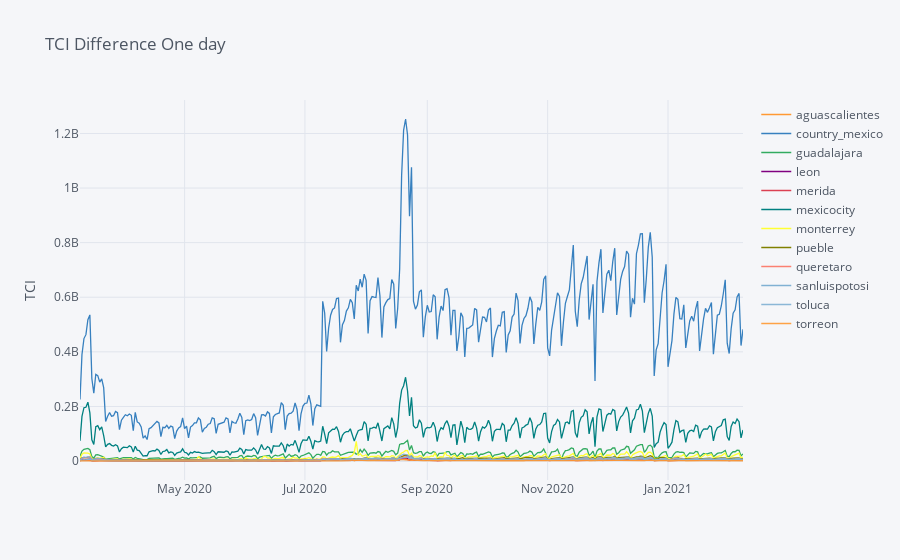

The notebook cell this image was saved under:
### Code cell
df_sel[['date', 'observed', 'region_slug']] \
    .pivot(index='date', columns='region_slug', values='observed') \
    .iplot(
    #theme='custom',
    yTitle='TCI',
    title='TCI Difference One day',
)

### Figure 1 — Plotly figure (JSON) as saved in the notebook; plotly's stock layout.template omitted (floating-point values rounded to 4 significant figures; data arrays with more than 128 entries replaced by an {"elided": "..."} marker saying what was removed)
{"data": [{"line": {"color": "rgba(255, 153, 51, 1.0)", "dash": "solid", "shape": "linear", "width": 1.3}, "mode": "lines", "name": "aguascalientes", "text": "", "type": "scatter", "x": {"elided": "337 str values"}, "y": {"elided": "337 int values"}}, {"line": {"color": "rgba(55, 128, 191, 1.0)", "dash": "solid", "shape": "linear", "width": 1.3}, "mode": "lines", "name": "country_mexico", "text": "", "type": "scatter", "x": {"elided": "337 str values"}, "y": {"elided": "337 int values"}}, {"line": {"color": "rgba(50, 171, 96, 1.0)", "dash": "solid", "shape": "linear", "width": 1.3}, "mode": "lines", "name": "guadalajara", "text": "", "type": "scatter", "x": {"elided": "337 str values"}, "y": {"elided": "337 int values"}}, {"line": {"color": "rgba(128, 0, 128, 1.0)", "dash": "solid", "shape": "linear", "width": 1.3}, "mode": "lines", "name": "leon", "text": "", "type": "scatter", "x": {"elided": "337 str values"}, "y": {"elided": "337 int values"}}, {"line": {"color": "rgba(219, 64, 82, 1.0)", "dash": "solid", "shape": "linear", "width": 1.3}, "mode": "lines", "name": "merida", "text": "", "type": "scatter", "x": {"elided": "337 str values"}, "y": {"elided": "337 int values"}}, {"line": {"color": "rgba(0, 128, 128, 1.0)", "dash": "solid", "shape": "linear", "width": 1.3}, "mode": "lines", "name": "mexicocity", "text": "", "type": "scatter", "x": {"elided": "337 str values"}, "y": {"elided": "337 int values"}}, {"line": {"color": "rgba(255, 255, 51, 1.0)", "dash": "solid", "shape": "linear", "width": 1.3}, "mode": "lines", "name": "monterrey", "text": "", "type": "scatter", "x": {"elided": "337 str values"}, "y": {"elided": "337 int values"}}, {"line": {"color": "rgba(128, 128, 0, 1.0)", "dash": "solid", "shape": "linear", "width": 1.3}, "mode": "lines", "name": "pueble", "text": "", "type": "scatter", "x": {"elided": "337 str values"}, "y": {"elided": "337 int values"}}, {"line": {"color": "rgba(251, 128, 114, 1.0)", "dash": "solid", "shape": "linear", "width": 1.3}, "mode": "lines", "name": "queretaro", "text": "", "type": "scatter", "x": {"elided": "337 str values"}, "y": {"elided": "337 int values"}}, {"line": {"color": "rgba(128, 177, 211, 1.0)", "dash": "solid", "shape": "linear", "width": 1.3}, "mode": "lines", "name": "sanluispotosi", "text": "", "type": "scatter", "x": {"elided": "337 str values"}, "y": {"elided": "337 int values"}}, {"line": {"color": "rgba(128, 177, 211, 0.8999999999999999)", "dash": "solid", "shape": "linear", "width": 1.3}, "mode": "lines", "name": "toluca", "text": "", "type": "scatter", "x": {"elided": "337 str values"}, "y": {"elided": "337 int values"}}, {"line": {"color": "rgba(255, 153, 51, 0.8999999999999999)", "dash": "solid", "shape": "linear", "width": 1.3}, "mode": "lines", "name": "torreon", "text": "", "type": "scatter", "x": {"elided": "337 str values"}, "y": {"elided": "337 int values"}}], "layout": {"legend": {"bgcolor": "#F5F6F9", "font": {"color": "#4D5663"}}, "paper_bgcolor": "#F5F6F9", "plot_bgcolor": "#F5F6F9", "title": {"font": {"color": "#4D5663"}, "text": "TCI Difference One day"}, "xaxis": {"gridcolor": "#E1E5ED", "showgrid": true, "tickfont": {"color": "#4D5663"}, "title": {"font": {"color": "#4D5663"}, "text": ""}, "zerolinecolor": "#E1E5ED"}, "yaxis": {"gridcolor": "#E1E5ED", "showgrid": true, "tickfont": {"color": "#4D5663"}, "title": {"font": {"color": "#4D5663"}, "text": "TCI"}, "zerolinecolor": "#E1E5ED"}}}
